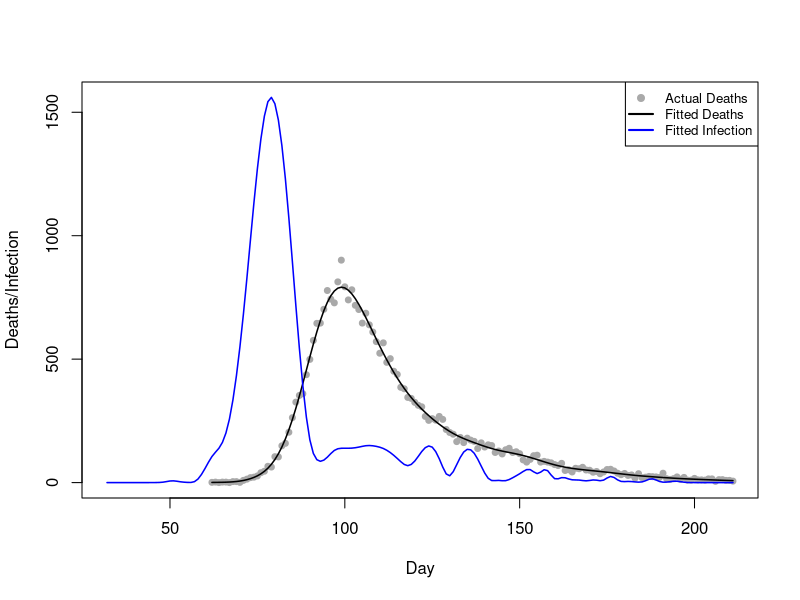
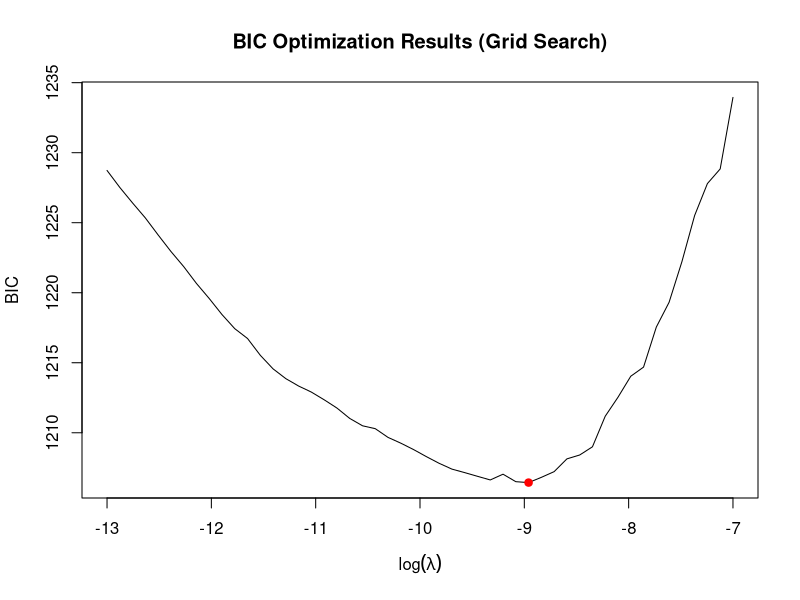
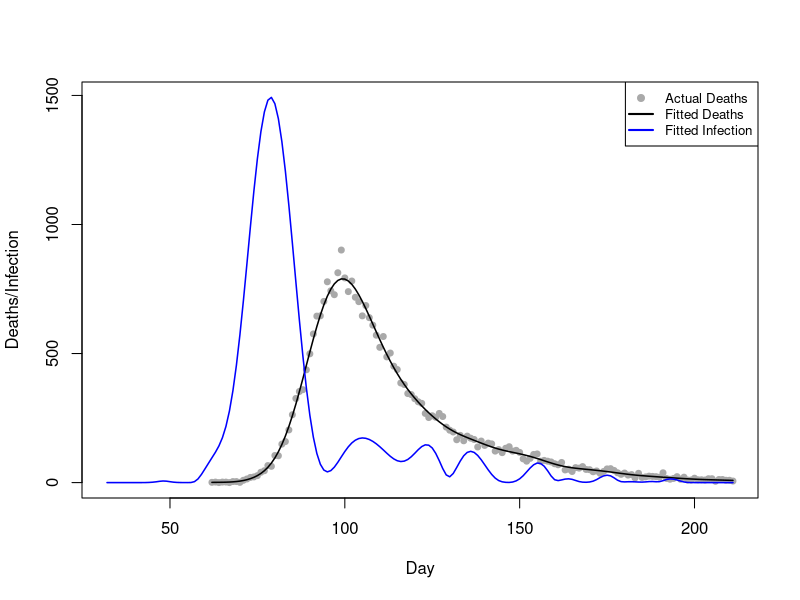
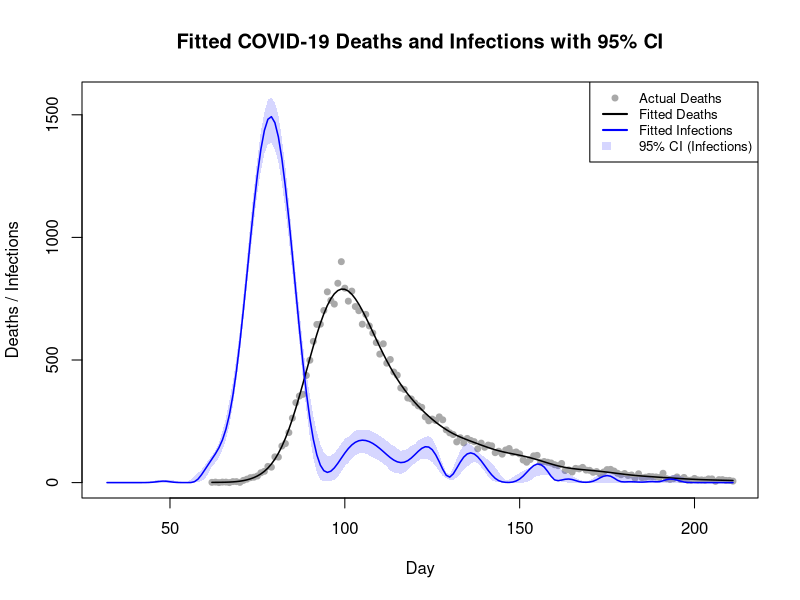

Generate these figures, in order, with R:
# Team Members: 
# 1. Shivasharini Govindasamy (Sharuuu27) - S2766392
# 2. Yu-Hsuan Hung (YuHsuan07) - S2793274
# 3. Yasuhiro Hara (hiroh-git) - S2826059

# Team Contributions:
# Shivasharini -  
# Yu-Hsuan -  
# Yasuhiro- 

# Github repo link:
#

## OVERVIEW: 


## CODE STRUCTURE:
# 1. 
# 2. 
# 3. 
# 4. 
# 5. 
# 6. 

library(splines)
#setwd("file")
data <- read.table("engcov.txt", header=TRUE)
data$date <- as.Date(data$date, format="%d/%m/%y")


## Question1

matrixes <- function(data, k=80){
# define a function to compute X_tilde, X and S 
  n <- nrow(data) # number of observation days, n
  t1 <- data$julian[1] - 30  # earliest infection day, setting as t1-30
  tn <- data$julian[n]       # latest infection day
  t_coverage <- t1:tn        # the scope of infection days
  # k-2 knots cover the scope of infection days
  unit <- (tn-t1)/(k-2-1) 
  knot <- seq(t1-unit*3, tn+unit*3, length.out=(k+4))
  # adding 6 points beyond the original k+2 knots, ensuring a total of k+4 knots
  x_tilde <- splineDesign(knots=knot, x=t_coverage, ord=4, outer.ok=TRUE)
  # design matrix, X_tilde, for the B-splines defined by knots at the values 
  # in the scope of infection days
  s <- crossprod(diff(diag(k), diff=2)) 
  # smoothing penalty matrix S
  x <- matrix(0, nrow=n, ncol=k)
  # initialise the death model matrix X
  d <- 1:80 # the range of days from infection to death.
  edur <- 3.151 # mean parameter for the log-normal distribution.
  sdur <- 0.469 # standard deviation parameter for the log-normal distribution
  pd <- dlnorm(d, edur, sdur) # probability density
  pd <- pd / sum(pd) # normalize probabilities pd
  for (i in 1:n) {
    j_max <- min(29+i, 80) 
    # determine the maximum interval j_max for the convolution limit.
    for (j in 1:j_max) {
      y <- 30+i-j 
      x[i,] <- x[i,] + x_tilde[y,]*pd[j]
      # X_{i,k}=\sum_{j=1}^{min(29+i,80)}\tilde{X}_{(30+i-j),k}\times \pi_{j}
    }
  }
  list(X_tilde=x_tilde, X=x, S=s) # return the three computed matrices
}

# extract x_tilde, x, and s 
k <- 80
m <- matrixes(data, k=k)
x_tilde <- m$X_tilde
x <- m$X
s <- m$S
y <- data$deaths


## Question2

pnll <- function(gamma,x,y,s,lambda){
# define the penalised negative log likelihood (pnll) function
  beta <- exp(gamma) # beta = exp(gamma), ensuring positive f
  mu <- x %*% beta   # mu = X %*% beta
  ll <- y*log(mu) - mu - lgamma(y+1) # log-likelihood
  p <- lambda*(t(beta) %*% s %*% beta)/2 # penalty
  -sum(ll) + p # return pnll= -sum(ll) + p
}

gpnll <- function(gamma,x,y,s,lambda){
# Define the gradient of pnll
  beta <- exp(gamma) # beta = exp(gamma), ensuring positive f
  mu <- as.vector(x %*% beta) # mu = X %*% beta
  z <- y/mu-1 # z = y/mu - 1
  dll <- as.vector(t(x) %*% z) * beta # d(sum l_i)/d(gamma)
  dp <- lambda * beta * as.vector(s %*% beta)# d(p)/d(gamma)
  -dll+dp # return total gradient:-[d(sum l_i)/d(gamma)]+[d(p)/d(gamma)]
}

#check 
fd <- gamma0 <- rep(log(1e-3),k) # set gamma0 for testing
lambda0 <- 5e-5 # set test lambda value.
pnll0 <- pnll(gamma0, lambda0, x=x, y=y, s=s) # pnll at gamma0 and lambda0
eps <- 1e-7 # finite difference interval 
for (i in seq_along(gamma0)) { # loop over gamma0
  gamma1 <- gamma0
  gamma1[i] <- gamma1[i] + eps  # increase gamma1[i] by eps         
  pnll1 <- pnll(gamma1, lambda0, x=x, y=y, s=s) # compute resulting pnll
  fd[i] <- (pnll1 - pnll0) / eps   # approximate -dl/dgamma[i]      
}
head(fd);head(gpnll(gamma0, lambda0, x=x, y=y, s=s)) 
# the result indicating that gpnll is coded correctly


## Question3
fit <- optim(par=gamma0, fn=pnll, gr=gpnll,
             lambda=5e-5, x=x, y=y, s=s,
             method="BFGS") #, hessian=TRUE
# Use optim function with BFGS method to optimise
gamma_h <- fit$par       # Get the fitted optimal parameters gamma_h
beta_h <- exp(gamma_h)   # Calculate the fitted B-spline coefficients beta_h
mu_h <- x %*% beta_h     # Calculate the fitted expected deaths mu_h
f_h<- x_tilde %*% beta_h # Calculate the fitted new infection curve f_h

# Set parameters
n <- nrow(data)
t1 <- data$julian[1] - 30
tn <- data$julian[n]
t_coverage <- t1:tn

# Plot actual deaths data (gray dots)
plot(data$julian, y, 
     type="p", 
     pch=19, 
     col="darkgray", 
     cex=.8,
     xlab="Day", 
     ylab="Deaths/Infection", 
     xlim=c(t1,tn), 
     ylim=range(c(f_h, data$deaths)))
# Plot fitted deaths data (black line)
lines(data$julian, mu_h, col="black", lwd=1.5)
# Plot fitted infection data (blue line)
lines(t_coverage, f_h, type="l", col="blue", lwd=1.5)
# Plot legend
legend("topright", 
       legend=c("Actual Deaths", "Fitted Deaths", "Fitted Infection"), 
       col=c("darkgray", "black", "blue"),
       pch=c(19, NA, NA), lty=c(NA, 1, 1), lwd=2, cex=.8)


## Question4

# Defining the grid
lsp <- seq(-13, -7, length=50)
lambdas <- exp(lsp)
#n <- nrow(data) # number of observation
#k <- ncol(x) # number of parameters: 80

BIC <- EDF <- rep(0, length(lsp))

# Initial parameter（from Step 3）
gamma_start <- gamma_h

# Grid search
for (i in 1:length(lambdas)) {
  lambda_i <- lambdas[i]
  
  ## 1. Fit model
  fit <- optim(par=gamma_start, fn=pnll, gr=gpnll,
               lambda=lambda_i, x=x, y=y, s=s,
               method="BFGS") #, hessian=TRUE
  
  gamma_h <- fit$par
  beta_h <- exp(gamma_h)
  mu_h <- as.vector(x %*% beta_h) # fitted expected deaths mu_h (μ̂_i)
  
  ## 2. Calculate EDF
  W <- diag(y/(mu_h^2))
  
  # H_0 = X^T W X + 0*S = X^T W X
  XWX <- t(x) %*% W %*% x
  
  # H_lambda = X^T W X + lambda S
  H_lambda <- XWX + lambda_i*s
  
  # (H_lambda)^(-1) %*% H_0
  H_inv_H0 <- solve(H_lambda, XWX)
  
  # trace(A) = sum(diag(A))
  EDF[i] <- sum(diag(H_inv_H0))
  
  ## 3. Calculate l(beta_h)
  # P = lambda * beta_h^T S * beta_h / 2
  P <- lambda_i*(t(beta_h) %*% s %*% beta_h)/2
  # ll = -nll = -pnll + P
  ll <- -fit$value + P
  
  ## 4. BIC = -2l(beta_h) + log(n)*EDF
  BIC[i] <- -2*ll + log(n)*EDF[i]
}

## 5. Find optimal λ
i_opt <- which.min(BIC)      # index where BIC is minimum
lambda_opt <- lambdas[i_opt] # optimal lambda!
lsp_opt <- lsp[i_opt]        # optimal log(lambda)
EDF_opt <- EDF[i_opt]        # EDF at minimum BIC
BIC_min <- BIC[i_opt]        # minimum BIC

# Visualise the results
plot(lsp, BIC, type="l", 
     xlab=expression(log(lambda)), 
     ylab="BIC", 
     main="BIC Optimization Results (Grid Search)")
points(lsp_opt, BIC_min, col="red", pch=19)

# Print the results
cat("--- Optimal Lambda Selection ---\n")
cat("Optimal log(lambda):", lsp_opt, "\n")
cat("Optimal lambda:", lambda_opt, "\n")
cat("Minimum BIC:", BIC_min, "\n")
cat("EDF at minimum BIC:", EDF_opt)

# Fit model with optimal lambda
fit_opt <- optim(par=gamma_start, fn=pnll, gr=gpnll,
                 lambda=lambda_opt, x=x, y=y, s=s,
                 method="BFGS") #, hessian=TRUE
# Use optim function with BFGS method to optimise
gamma_h_opt <- fit_opt$par       # Get the fitted optimal parameters gamma_h
beta_h_opt <- exp(gamma_h_opt)   # Calculate the fitted B-spline coefficients beta_h
mu_h_opt <- x %*% beta_h_opt     # Calculate the fitted expected deaths mu_h
f_h_opt <- x_tilde %*% beta_h_opt # Calculate the fitted new infection curve f_h

# Plot with optimal parameters
# Plot actual deaths data (gray dots)
plot(data$julian, y, 
     type="p", 
     pch=19, 
     col="darkgray", 
     cex=.8,
     xlab="Day", 
     ylab="Deaths/Infection", 
     xlim=c(t1,tn), 
     ylim=range(c(f_h_opt, data$deaths)))
# Plot fitted deaths data (black line)
lines(data$julian, mu_h_opt, 
      col="black", 
      lwd=1.5)
# Plot fitted infection data (blue line)
lines(t_coverage, f_h_opt, 
      type="l", 
      col="blue", 
      lwd=1.5)
# Plot legend
legend("topright", 
       legend=c("Actual Deaths", "Fitted Deaths", "Fitted Infection"), 
       col=c("darkgray", "black", "blue"), 
       pch=c(19, NA, NA), lty=c(NA, 1, 1), lwd=2, cex=.8)


# Question 5
pnll_weight <- function(gamma, x, y, s, lambda, w) {
  beta <- exp(gamma) # beta = exp(gamma), ensuring positive f
  mu <- x %*% beta   # mu = X %*% beta
  ll <- y*log(mu) - mu - lgamma(y+1) # log-likelihood for each point i
  p <- lambda*(t(beta) %*% s %*% beta)/2 # penalty (unchanged)
  
  # The ONLY change is here: we multiply the log-likelihood
  # of each data point by its bootstrap weight 'w'.
  -sum(w * ll) + p # return weighted pnll
}

gpnll_weight <- function(gamma, x, y, s, lambda, w) {
  beta <- exp(gamma) # beta = exp(gamma)
  mu <- as.vector(x %*% beta) # mu = X %*% beta
  z <- y/mu - 1 # z = y/mu - 1 (unchanged)
  
  # The ONLY change is here: we multiply 'z' (which comes from the
  # derivative of ll_i) by its corresponding weight 'w[i]'.
  dll <- as.vector(t(x) %*% (w * z)) * beta # d(sum w_i*l_i)/d(gamma)
  dp <- lambda * beta * as.vector(s %*% beta) # d(p)/d(gamma) (unchanged)
  
  -dll + dp # return total gradient
}

n_bootstrap <- 200

fhat_bootstrap <- matrix(0, nrow = nrow(x_tilde), ncol = n_bootstrap)

for (i in 1:n_bootstrap) {
  # Generate bootstrap weights for this replicate
  # 'wb' will have values 0, 1, 2, ...
  wb <- tabulate(sample(n, replace=TRUE), n)
  
  # Fit the model using the weighted functions
  fit_b_hat <- optim(par=gamma_h_opt,  # Start from the optimal params for speed
                 fn=pnll_weight,        # Use the NEW weighted pnll
                 gr=gpnll_weight,       # Use the NEW weighted gradient
                 lambda=lambda_opt,# Use the fixed optimal lambda from Q4
                 x=x, y=y, s=s, w=wb, # Pass all arguments, including weights 'wb'
                 method="BFGS")
  
  # Get the parameters from this bootstrap fit
  gamma_b <- fit_b_hat$par
  beta_b <- exp(gamma_b)
  
  # Calculate the fitted infection curve (f_h) for this replicate
  f_hat_b <- x_tilde %*% beta_b
  
  # Store the resulting infection curve in the i-th column of our matrix
  fhat_bootstrap[, i] <- f_hat_b
}

# Question 6
fitted_lower <- apply(fhat_bootstrap, 1, quantile, probs = 0.025)
fitted_upper <- apply(fhat_bootstrap, 1, quantile, probs = 0.975)

ylim_max <- max(c(y, fitted_upper), na.rm = TRUE)

plot(data$julian, y, 
     type = "p", 
     pch = 19, 
     col = "darkgray", 
     cex = 0.8,
     xlab = "Day", 
     ylab = "Deaths / Infections",
     main = "Fitted COVID-19 Deaths and Infections with 95% CI",
     xlim = c(t1, tn), 
     ylim = c(0, ylim_max))


polygon(c(t_coverage, rev(t_coverage)), 
        c(fitted_upper, rev(fitted_lower )),
        col = rgb(0.2, 0.2, 1, 0.2), # Semi-transparent blue
        border = NA)


lines(data$julian, mu_h_opt, 
      col = "black", 
      lwd = 1.5)

lines(t_coverage, f_h_opt, 
      col = "blue", 
      lwd = 1.5)

legend("topright", 
       legend = c("Actual Deaths", "Fitted Deaths", "Fitted Infections", "95% CI (Infections)"),
       col = c("darkgray", "black", "blue", rgb(0.2, 0.2, 1, 0.2)),
       pch = c(19, NA, NA, NA), # Point for data
       lty = c(NA, 1, 1, NA), # Lines for fits
       lwd = c(NA, 2, 2, NA),
       fill = c(NA, NA, NA, rgb(0.2, 0.2, 1, 0.2)), # Fill for CI box
       border = NA, # No border on legend boxes
       cex = 0.8) # Slightly smaller text
